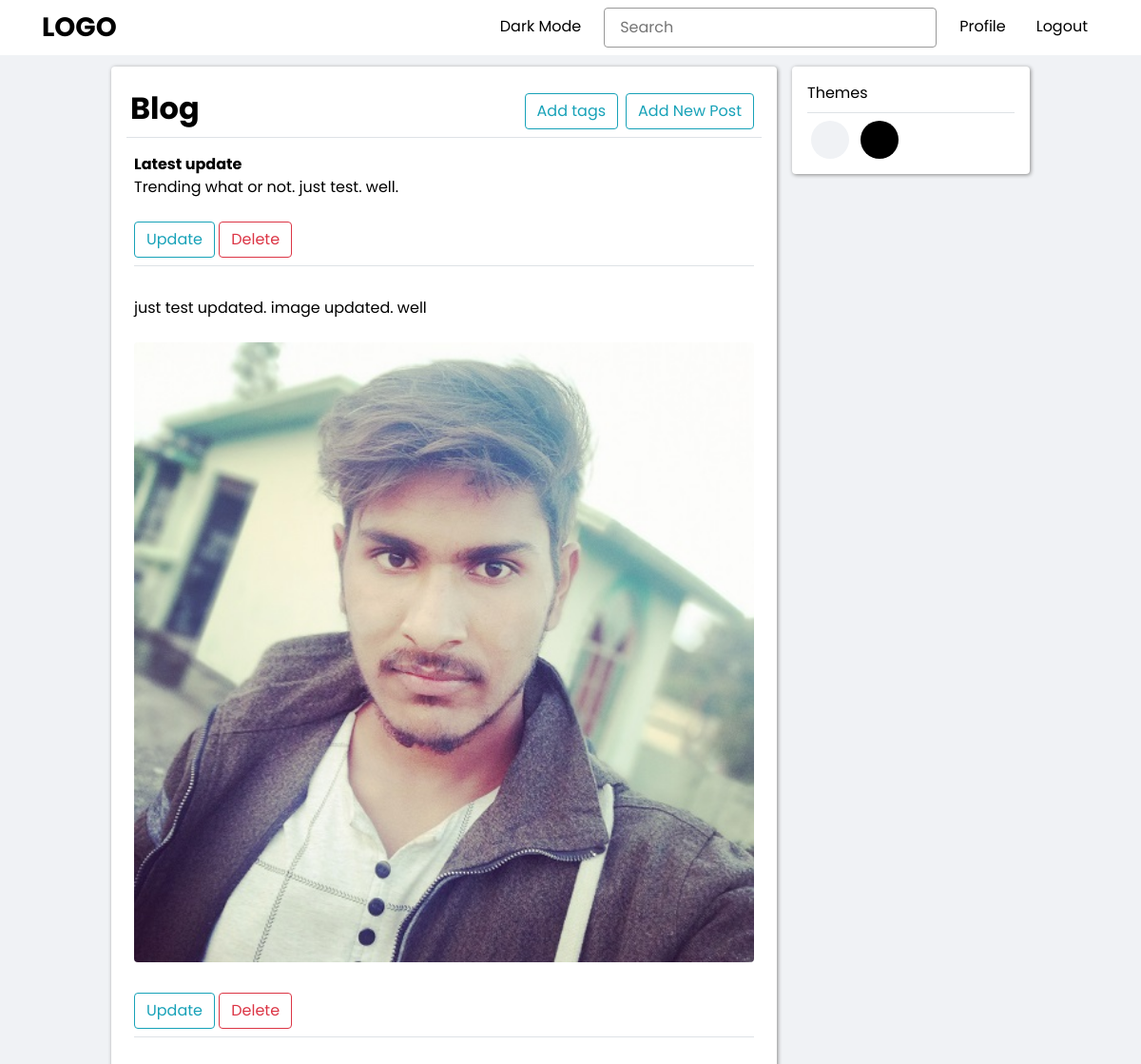
The app's page /blog_edit/079197ae-3559-4579-94e2-fe2f5e7dc1e1/ (signed in) with its own data.
### blog/models.py (models this page shows, shortened)
class Blog(models.Model):
    BLOG_STATUS = (
        ('0', 'draft'),
        ('1', 'published')
    )
    user = models.ForeignKey(
        User,
        on_delete=models.CASCADE,
        related_name=_('author'),
    )
    id = models.UUIDField(
        verbose_name=_('ID'),
        primary_key=True,
        default=uuid.uuid4,
        editable=False,
    )
    heading = models.CharField(
        verbose_name=_('Title'),
        max_length=256
    )
    description = models.TextField(
        verbose_name=_('Description'),
        null=True,
        blank=True,
    )
    tags = models.ManyToManyField(
        Tag,
        related_name=_('tags'),
        blank=True,
    )
    status = models.CharField(
        verbose_name=_('Blog Status'),
        max_length=16,
        choices=BLOG_STATUS,
        default='0',
    )
    date_published = models.DateTimeField(
        verbose_name=_('Published Date'),
        blank=True,
        null=True,
    )
    date_created = models.DateTimeField(
        verbose_name=_('Date Created'),
        auto_now_add=True,
    )
    date_updated = models.DateTimeField(
        verbose_name=_('Last Updated'),
        auto_now=True,
    )
    likes = models.ManyToManyField(
        User,
        related_name=_('likes'),
        blank=True,
    )
    dislikes = models.ManyToManyField(
        User,
        related_name=_('dislikes'),
        blank=True,
    )
    @property
    def is_published(self):
        return self.status == '1'
    class Meta:
        verbose_name = _('Blog')
        verbose_name_plural = _('Blogs')
        ordering = ['-date_updated']

class Post(models.Model):
    blog = models.ForeignKey(
        Blog,
        on_delete=models.CASCADE,
        related_name=_('posts')
    )
    id = models.UUIDField(
        verbose_name=_('ID'),
        primary_key=True,
        default=uuid.uuid4,
        editable=False,
    )
    heading = models.CharField(
        verbose_name=_('Heading'),
        max_length=256,
        null=True,
        blank=True,
    )
    content = models.TextField(
        verbose_name=_('Content'),
    )
    image = models.ImageField(
        verbose_name=_('Image'),
        null=True,
        blank=True,
        upload_to=get_post_image,
    )
    date_created = models.DateTimeField(
        verbose_name=_('Date Created'),
        auto_now_add=True,
    )
    class Meta:
        verbose_name = _('Post')
        verbose_name_plural = _('Posts')
        ordering = ['date_created']

### blog/views.py (the view)
# urls.py: path('blog_edit/<blog_id>/', blog_edit_view, name='blog-edit'),
def blog_edit_view(request, *args, **kwargs):
    context = {}
    user = request.user
    if not user.is_authenticated:
        messages.warning(
            request, 'You must login to create or update your blogs or posts.')
        return redirect('account:login')
    blog_id = kwargs.get('blog_id')
    blog = get_blog_by_id(blog_id)
    if not blog:
        messages.warning(request, 'Sorry!, blog not available.')
        return redirect('home')
    context['blog'] = blog
    if not blog.user == request.user:
        messages.warning(request, 'You cannot edit other persons blog.')
        return redirect('home')
    return render(request, 'blog/blog_edit.html', context)

### blog/views.py (called while the page is built)
def get_blog_by_id(id):
    try:
        blog = Blog.objects.get(id=id)
        return blog
    except Blog.DoesNotExist:
        return None

### blog/templates/blog/blog_edit.html (shortened to what this page needs)
{% extends 'base.html' %}
{% load static %}
{% block content %}
<div class="content-section">
    {% if blog %}
    <div id="id-blog-header" class="d-flex flex-wrap justify-content-between border-bottom p-1">
        <p class="heading m-0">Blog</p>
        <div class="d-flex flex-wrap py-1 ml-2">
            {% if blog.user == request.user %}
            <button
                id="id_tag_btn"
                class="btn btn-outline-info mx-1 mt-1"
                hx-trigger="click"
                hx-get="{% url 'blog:get-tags' blog_id=blog.id %}"
                hx-target="#id-blog-container"
                hx-swap="afterbegin"
            >
                Add tags
            </button>
            <button
                class="btn btn-outline-info mx-1 mt-1"
                hx-trigger="click"
                hx-get="{% url 'blog:post-add' blog_id=blog.id %}"
                hx-target="#id-post-container"
                hx-swap="beforeend"
            >
                Add New Post
            </button>
            {% endif %}
        </div>
    </div>
    <div id="id-blog-container">
        {% include 'blog/snippets/blog.html' %}
        <div id="id-post-container">
        {% for post in blog.posts.all %}
            {% include 'blog/snippets/post.html' %}
        {% endfor %}
        </div>
    </div>
    {% else %}
    <p class="p-4">Blog not found.</p>
    {% endif %}
</div>
{% endblock content %}

### blog/templates/blog/snippets/blog.html
<div id="id-blog-{{blog.id}}" class="d-flex flex-column my-2 p-2">
    <p class="m-0"><strong>{{ blog.heading }}</strong></p>
    <p class="m-0">{{ blog.description }}</p>
    <div class="flex mb-2 mt-4 pb-2 border-bottom">
        <button
            class="btn btn-outline-info"
            hx-trigger="click"
            hx-get="{% url 'blog:blog-update' blog_id=blog.id %}"
            hx-target="#id-blog-{{blog.id}}"
            hx-swap="outerHTML"
        >
            Update
        </button>
        <a href="{% url 'blog:blog-delete' blog_id=blog.id %}" class="btn btn-outline-danger">Delete</a>
    </div>
</div>

### blog/templates/blog/snippets/post.html
<div id="id-post-{{post.id}}" class="d-flex flex-column my-2 p-2">
    <p>{{ post.content }}</p>
    {% if post.image %}
    <img class="display-img rounded my-2" src="{{ post.image.url }}">
    {% endif %}
    <div class="flex mt-4 mb-2 pb-2 border-bottom">
        <button
            class="btn btn-outline-info"
            hx-trigger="click"
            hx-get="{% url 'blog:post-update' post_id=post.id %}"
            hx-target="#id-post-{{post.id}}"
            hx-swap="outerHTML"
        >
            Update
        </button>
        <button
            class="btn btn-outline-danger"
            hx-trigger="click"
            hx-get="{% url 'blog:post-delete' post_id=post.id %}"
            hx-target="#id-post-{{post.id}}"
            hx-swap="outerHTML"
        >
            Delete
        </button>
    </div>
</div>

### static_dir/css/base.css (style rules this page uses)
:root { --bg-page: #f0f2f5; --bg-primary: #fff; --bg-secondary: #999; --font-color: #000; }
* { margin: 0; padding: 0; box-sizing: border-box; font-family: 'Poppins', sans-serif; color: var(--font-color); }
a, a:hover, a:link { text-decoration: none; }
html { min-width: 360px; }
body { margin: 0; padding: 0; background-color: var(--bg-page); }
.content-section { width: 100%; max-width: 700px; height: fit-content; padding: 1rem; background-color: var(--bg-primary); border-radius: .25rem; box-shadow: 1px 1px .25rem #888; }
.heading { font-size: 2rem; font-weight: bolder; }

### records on screen
Blog: heading "Latest update", description "Trending what or not. just test. well."
Post: content "just test updated. image updated. well", image (picture)
